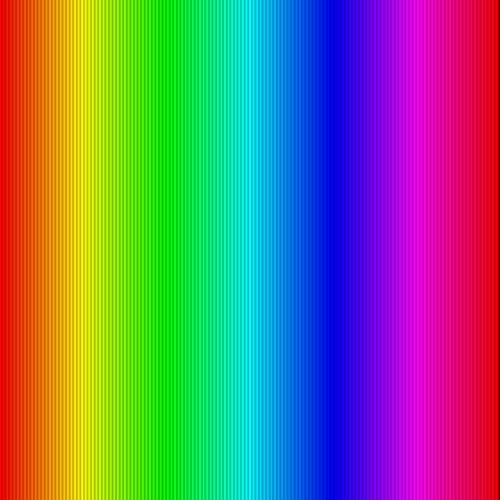
Frame 1 (no input)
Frame 60 (the mouse pressed at the canvas centre just before this capture): identical to frame 1, image omitted
Frame 120 (the mouse held since frame 60 and released just before this capture): identical to frame 1, image omitted

The Processing sketch that drew this single still picture (run headless with seeded random() and noise(); from frame 60 on, the mouse is pressed at the canvas centre):

// Processing sketch: more_color_junk
// ── more_color_junk.pde
/* Spencer Mathews, 11/2016
 *
 * Iterate over color space
 *
 * Incomplete
 */

void setup() {
  size(500, 500);
  colorMode(HSB, 360, 100, 100);
}
void draw() {
  background(0);

  //hueLines();
  hueRects();
  //saturationRects();
}

void hueLines() {
  // iterate over all 360 HSB hues
  for (int i=0; i<360; i++) {
    // think about whether or not it makes sense to user int or float division in computing x
    float x = i*width/360.0;  // compute proper x position

    // lay down lines to fill the space
    stroke(i, 100, 100);
    for (int j=0; j<width/360.0; j++) {
      line(x+j, 0, x+j, height);
    }
  }
}

// need to fix rect width to scale properly with arbitrary width
void hueRects() {
  // iterate over all 360 HSB hues
  for (int i=0; i<360; i++) {
    // think about whether or not it makes sense to user int or float division in computing x
    float x = i*width/360.0;  // compute proper x position
    float w = x-(i+1)*width/360.0;

    noStroke();
    fill(i, 100, 100);
    //rect(x, 0, width/360.0, height);
    rect(x, 0, w, height);
  }
}

void saturationRects() {
  // iterate over all 360 HSB hues
  for (int i=0; i<360; i++) {
    // think about whether or not it makes sense to user int or float division in computing x
    float x = i*width/360.0;  // compute proper x position

    // iterate over saturations
    for (int j=0; j<100; j++) {
      float y = j*height/100.0;  // compute proper y position
      //println(y);

      noStroke();
      fill(i, j, 100);
      
      // ceil is a hack, not perfect, improve sometime
      rect(x, y, ceil(width/360.0), height/100.0);
    }
  }
}
